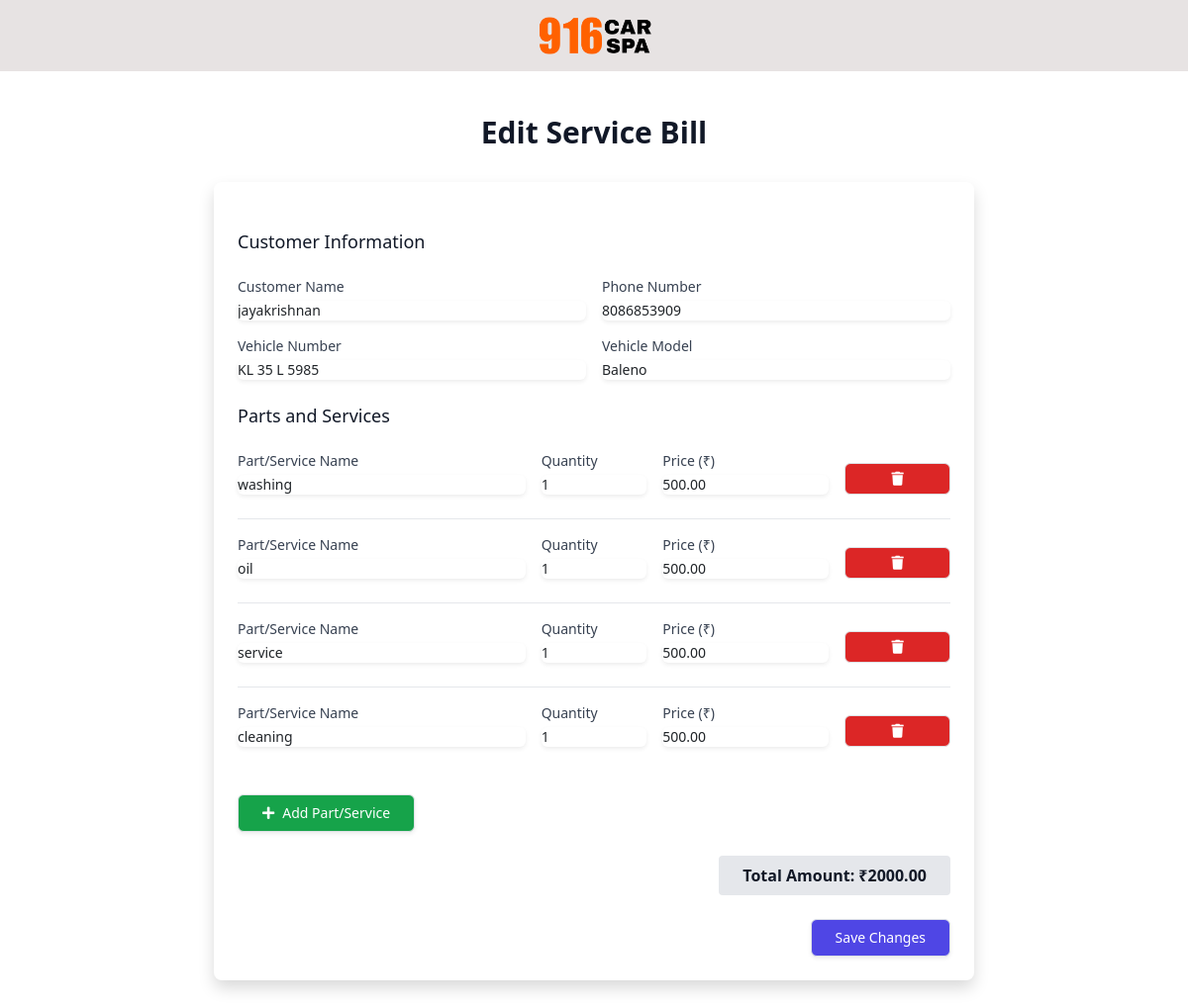
The app's page /bill/2/edit/ with its own data.
### service_app/models.py (models this page shows, shortened)
class Customer(models.Model):
    name = models.CharField(max_length=100)
    phone_number = models.CharField(max_length=15, blank=True)
    vehicle_number = models.CharField(max_length=20)
    vehicle_model = models.CharField(max_length=50, blank=True)
    created_at = models.DateTimeField(auto_now_add=True)

class ServicePart(models.Model):
    customer = models.ForeignKey(Customer, on_delete=models.CASCADE, related_name='service_parts')
    part_name = models.CharField(max_length=100)
    quantity = models.PositiveIntegerField(default=1)
    price = models.DecimalField(max_digits=10, decimal_places=2)
    created_at = models.DateTimeField(auto_now_add=True)
    @property
    def total_price(self):
        return self.quantity * self.price

### service_app/views.py (the view)
# urls.py: path('bill/<int:customer_id>/edit/', views.edit_service, name='edit_service'),
@csrf_exempt
@require_http_methods(["GET", "POST"])
def edit_service(request, customer_id):
    customer = get_object_or_404(Customer, id=customer_id)
    if request.method == 'POST':
        try:
            customer_data = json.loads(request.POST.get('customer', '{}'))
            parts_data = json.loads(request.POST.get('parts', '[]'))
            customer.name = customer_data.get('name', customer.name)
            customer.phone_number = customer_data.get('phone_number', customer.phone_number)
            customer.vehicle_number = customer_data.get('vehicle_number', customer.vehicle_number)
            customer.vehicle_model = customer_data.get('vehicle_model', customer.vehicle_model)
            customer.save()
            new_part_ids = [part.get('id') for part in parts_data if part.get('id')]
            customer.service_parts.exclude(id__in=new_part_ids).delete()
            total_amount = 0
            for part_data in parts_data:
                part_id = part_data.get('id')
                if part_id:
                    part = ServicePart.objects.get(id=part_id, customer=customer)
                    part.part_name = part_data.get('part_name', part.part_name)
                    part.quantity = part_data.get('quantity', part.quantity)
                    part.price = part_data.get('price', part.price)
                    part.save()
                else:
                    part = ServicePart.objects.create(
                        customer=customer,
                        part_name=part_data.get('part_name'),
                        quantity=part_data.get('quantity', 1),
                        price=part_data.get('price', 0)
                    )
                total_amount += part.total_price
            return JsonResponse({
                'status': 'success',
                'customer_id': customer.id,
                'total_amount': total_amount
            })
        except Exception as e:
            return JsonResponse({
                'status': 'error',
                'message': str(e)
            }, status=400)
    else:
        parts_list = [
            {
                'id': part.id,
                'part_name': part.part_name,
                'quantity': part.quantity,
                'price': float(part.price)
            }
            for part in customer.service_parts.all()
        ]
        total_amount = sum(float(part.total_price) for part in customer.service_parts.all())
        context = {
            'customer': {
                'id': customer.id,
                'name': customer.name,
                'phone_number': customer.phone_number,
                'vehicle_number': customer.vehicle_number,
                'vehicle_model': customer.vehicle_model
            },
            'parts': parts_list,
            'total_amount': total_amount
        }
        return render(request, 'service_app/edit_bill.html', context)

### service_app/templates/service_app/edit_bill.html (shortened to what this page needs)
{% extends 'service_app/base.html' %}
{% load static %}
{% block extra_css %}
<script src="https://cdn.tailwindcss.com"></script>
<link rel="stylesheet" href="https://cdnjs.cloudflare.com/ajax/libs/font-awesome/5.15.3/css/all.min.css">
{% endblock %}
{% block content %}
<div class="min-h-screen py-6 px-4 sm:px-6 lg:px-8">
    <div class="max-w-3xl mx-auto">
        <div class="text-center mb-8">
            <h2 class="text-2xl sm:text-3xl font-extrabold text-gray-900">Edit Service Bill</h2>
        </div>
        <div class="bg-white py-6 px-4 shadow sm:rounded-lg sm:px-6">
            <form id="edit-service-form" method="post" class="space-y-6">
                <div>
                    <h3 class="text-lg leading-6 font-medium text-gray-900 mb-4">Customer Information</h3>
                    <div class="grid grid-cols-1 gap-y-4 gap-x-4 sm:grid-cols-2">
                        <div>
                            <label for="customer-name" class="block text-sm font-medium text-gray-700">Customer Name</label>
                            <div class="mt-1">
                                <input type="text" name="customer-name" id="customer-name" value="{{ customer.name }}" autocomplete="name" required class="shadow-sm focus:ring-indigo-500 focus:border-indigo-500 block w-full sm:text-sm border-gray-300 rounded-md">
                            </div>
                        </div>
                        <div>
                            <label for="phone-number" class="block text-sm font-medium text-gray-700">Phone Number</label>
                            <div class="mt-1">
                                <input type="text" name="phone-number" id="phone-number" value="{{ customer.phone_number }}" autocomplete="tel" class="shadow-sm focus:ring-indigo-500 focus:border-indigo-500 block w-full sm:text-sm border-gray-300 rounded-md">
                            </div>
                        </div>
                        <div>
                            <label for="vehicle-number" class="block text-sm font-medium text-gray-700">Vehicle Number</label>
                            <div class="mt-1">
                                <input type="text" name="vehicle-number" id="vehicle-number" value="{{ customer.vehicle_number }}" required class="shadow-sm focus:ring-indigo-500 focus:border-indigo-500 block w-full sm:text-sm border-gray-300 rounded-md">
                            </div>
                        </div>
                        <div>
                            <label for="vehicle-model" class="block text-sm font-medium text-gray-700">Vehicle Model</label>
                            <div class="mt-1">
                                <input type="text" name="vehicle-model" id="vehicle-model" value="{{ customer.vehicle_model }}" class="shadow-sm focus:ring-indigo-500 focus:border-indigo-500 block w-full sm:text-sm border-gray-300 rounded-md">
                            </div>
                        </div>
                    </div>
                </div>
                <div>
                    <h3 class="text-lg leading-6 font-medium text-gray-900 mb-4">Parts and Services</h3>
                    <div id="parts-container" class="space-y-4">
                        {% for part in parts %}
                        <div class="part-item grid grid-cols-1 gap-y-4 gap-x-4 sm:grid-cols-12 border-b pb-4 last:border-b-0 last:pb-0">
                            <div class="sm:col-span-5">
                                <label for="part-name-{{ forloop.counter0 }}" class="block text-sm font-medium text-gray-700">Part/Service Name</label>
                                <div class="mt-1">
                                    <input type="text" name="part-name" id="part-name-{{ forloop.counter0 }}" value="{{ part.part_name }}" required class="shadow-sm focus:ring-indigo-500 focus:border-indigo-500 block w-full sm:text-sm border-gray-300 rounded-md">
                                </div>
                            </div>
                            <div class="sm:col-span-2">
                                <label for="quantity-{{ forloop.counter0 }}" class="block text-sm font-medium text-gray-700">Quantity</label>
                                <div class="mt-1">
                                    <input type="number" name="quantity" id="quantity-{{ forloop.counter0 }}" value="{{ part.quantity }}" min="1" required class="shadow-sm focus:ring-indigo-500 focus:border-indigo-500 block w-full sm:text-sm border-gray-300 rounded-md">
                                </div>
                            </div>
                            <div class="sm:col-span-3">
                                <label for="price-{{ forloop.counter0 }}" class="block text-sm font-medium text-gray-700">Price (₹)</label>
                                <div class="mt-1">
                                    <input type="number" name="price" id="price-{{ forloop.counter0 }}" value="{{ part.price|floatformat:2 }}" min="0" step="0.01" required class="shadow-sm focus:ring-indigo-500 focus:border-indigo-500 block w-full sm:text-sm border-gray-300 rounded-md">
                                </div>
                            </div>
                            <div class="sm:col-span-2 flex items-end">
                                <button type="button" class="w-full remove-part-btn inline-flex items-center justify-center px-3 py-2 border border-transparent text-sm leading-4 font-medium rounded-md text-white bg-red-600 hover:bg-red-700 focus:outline-none focus:ring-2 focus:ring-offset-2 focus:ring-red-500">
                                    <i class="fas fa-trash"></i>
                                </button>
                            </div>
                        </div>
                        {% endfor %}
                    </div>
                    <div class="mt-4">
                        <button type="button" id="add-part-btn" class="w-full sm:w-auto inline-flex items-center justify-center px-4 py-2 border border-transparent shadow-sm text-sm font-medium rounded-md text-white bg-green-600 hover:bg-green-700 focus:outline-none focus:ring-2 focus:ring-offset-2 focus:ring-green-500">
                            <i class="fas fa-plus mr-2"></i>
                            Add Part/Service
                        </button>
                    </div>
                </div>
                <div class="flex justify-end">
                    <div class="bg-gray-200 px-4 py-2 font-semibold text-gray-900 rounded">
                        Total Amount: <span id="total-amount">₹{{ total_amount|floatformat:2 }}</span>
                    </div>
                </div>
                <div class="flex justify-end">
                    <button type="submit" class="w-full sm:w-auto inline-flex justify-center py-2 px-4 border border-transparent shadow-sm text-sm font-medium rounded-md text-white bg-indigo-600 hover:bg-indigo-700 focus:outline-none focus:ring-2 focus:ring-offset-2 focus:ring-indigo-500">
                        Save Changes
                    </button>
                </div>
            </form>
        </div>
    </div>
</div>
{% endblock %}

### service_app/templates/service_app/base.html (style rules this page uses)
html, body { height: 100%; margin: 0; }
body { display: flex; flex-direction: column; }

### service_app/templates/service_app/edit_bill.html (style rules this page uses)
.part-item input[type="number"] { -moz-appearance: textfield; }

### records on screen
Customer: customer-name "jayakrishnan", phone-number "8086853909", vehicle-number "KL 35 L 5985", vehicle-model "Baleno"
ServicePart: part-name "washing"
ServicePart: part-name "oil"
ServicePart: part-name "service"
ServicePart: part-name "cleaning"

### other values on screen
{{ total_amount|floatformat:2 }} "2000.00"
